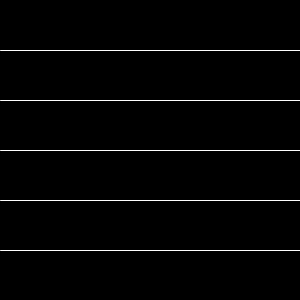
Frame 1 (no input)
Frame 60 (the mouse pressed at the canvas centre just before this capture): identical to frame 1, image omitted
Frame 120 (the mouse held since frame 60 and released just before this capture): identical to frame 1, image omitted

The Processing sketch that drew this single still picture (run headless with seeded random() and noise(); from frame 60 on, the mouse is pressed at the canvas centre):

// Processing sketch: ex07_11
// ── ex07_11.pde
// while문을 사용하여 다섯 개의 평행선 그리기

void setup() {
  size(300, 300);
}

void draw() {
  background(0);
  int y = 50;
  while (y < height) {
    stroke(255);
    line(0, y, width, y);
    y += 50;
  }
}
